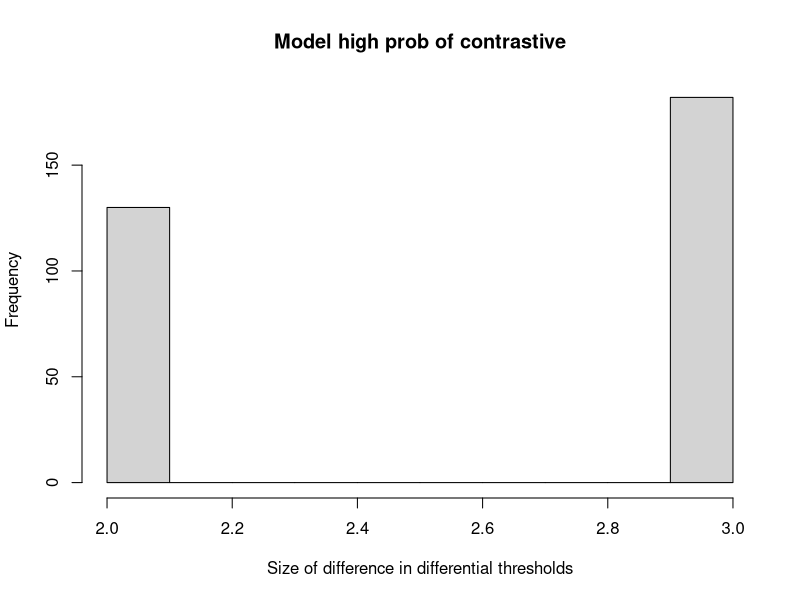
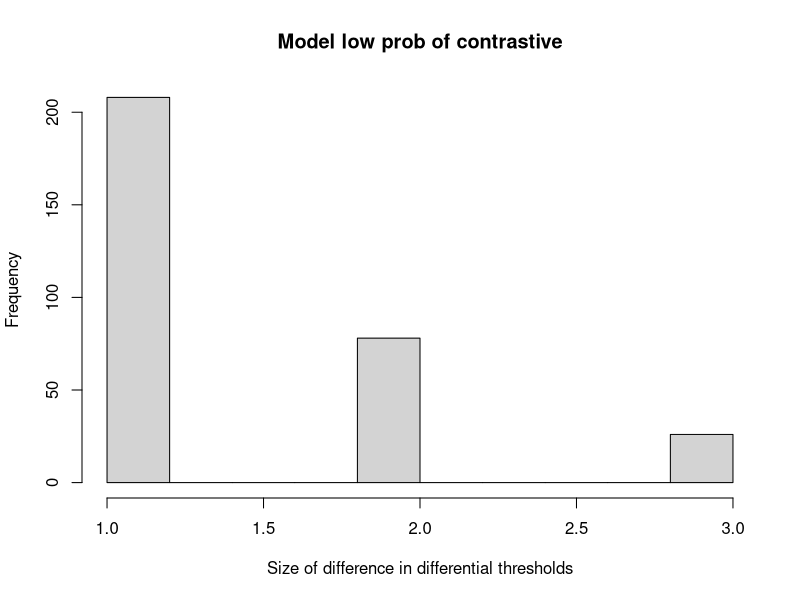
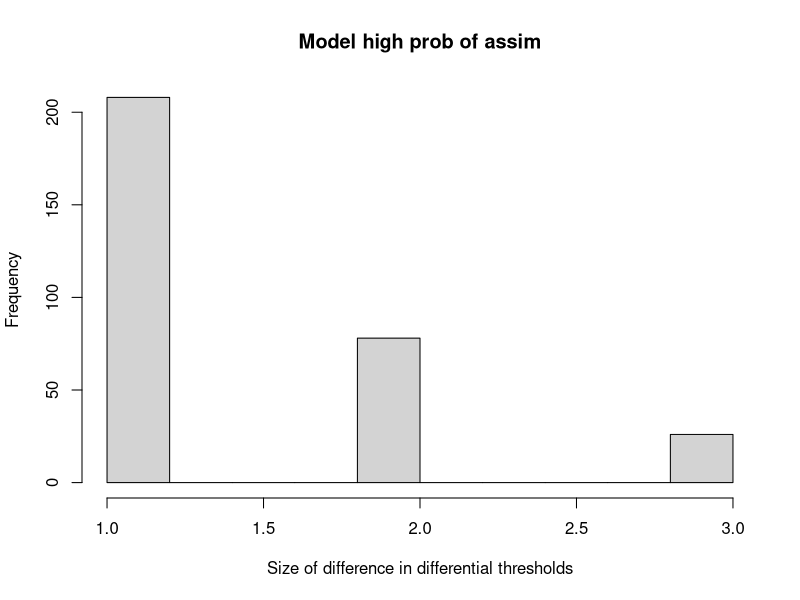
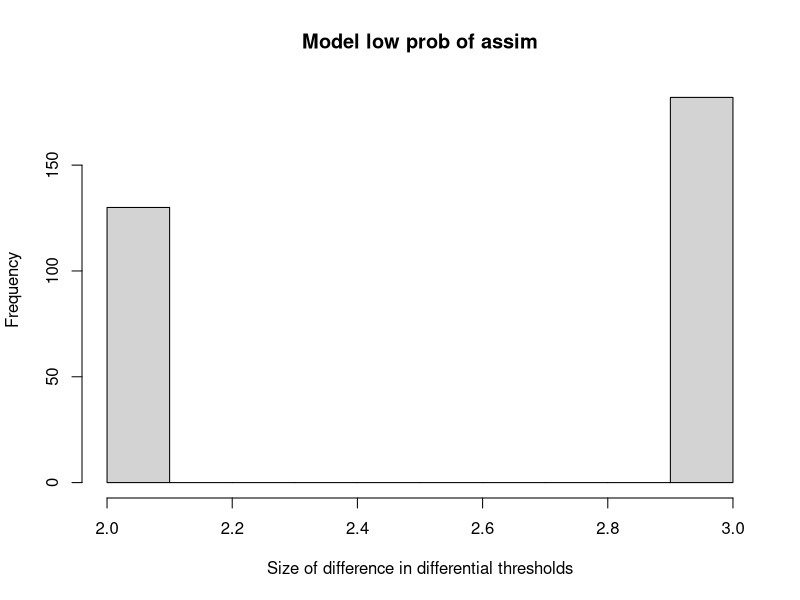
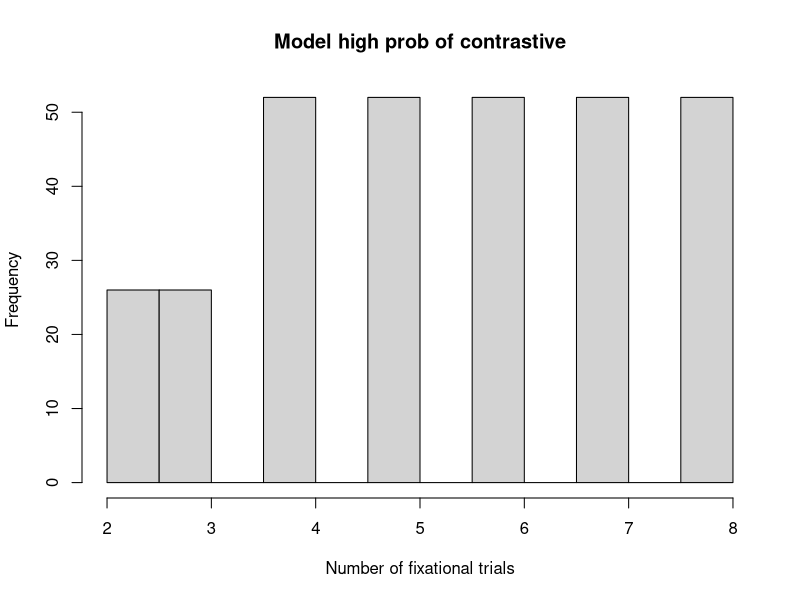
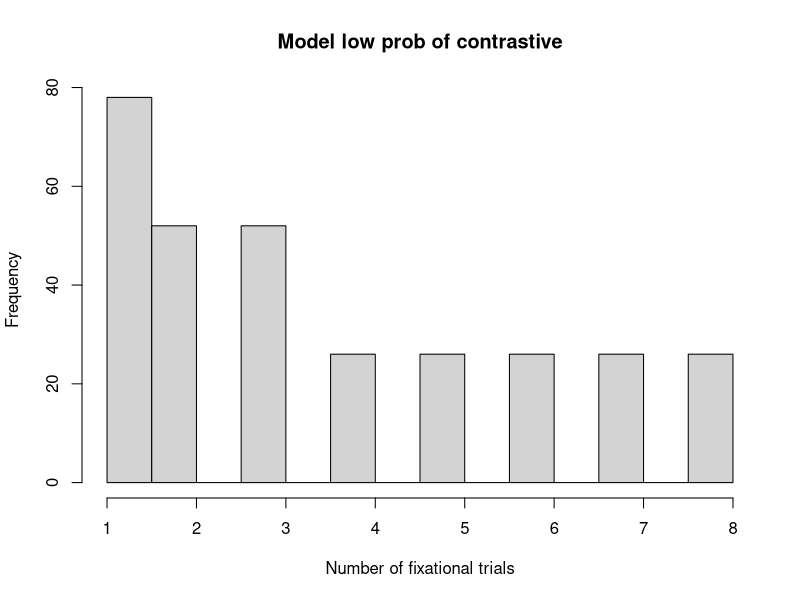
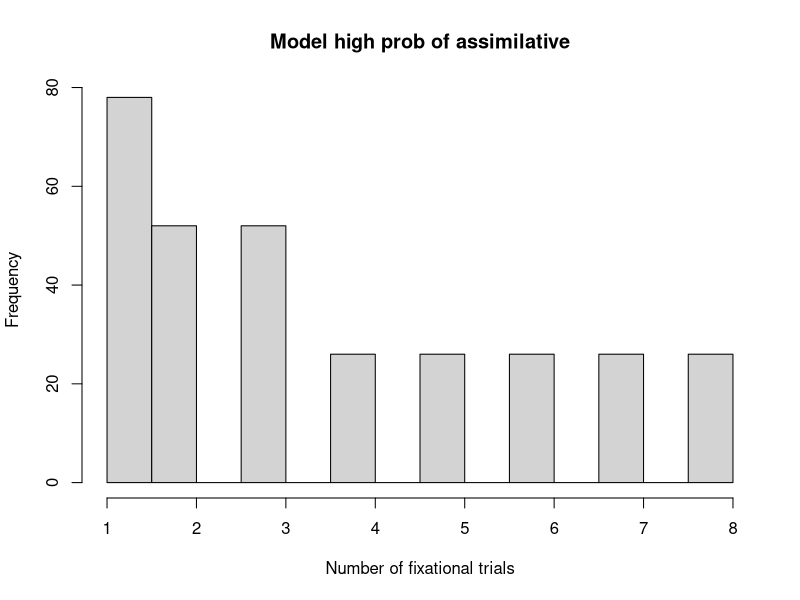
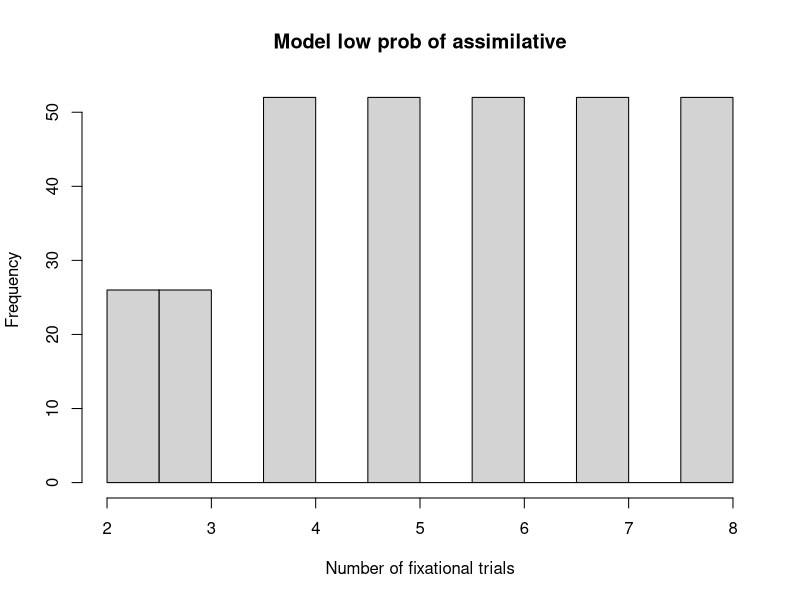

Source code (R) for these figures, in order:
library("data.table")
library("mda")

data <- read.csv("./MyData.csv")
data$answer.keys[data$answer.keys == 4] = 1
data$answer.keys[data$answer.keys == 2] = 0
data$answer.keys[data$answer.keys == 3] = -1
data <- data.table(data)
data[, output:= 0]
data[, likelihood:= 0]

new_answers = matrix(0, nrow = 624, ncol = 3)
# contrastive illusion 1
# no illusion 2
# assimilative illusion 3
new_answers[, 1] = data$answer.keys + 2 # теперь просто закодировано как 1 2 3
new_answers[, 2] = data$size_in_thresholds
new_answers[, 3] = data$number_of_fixational_trials

myfunction <- function(par, data, predict=F) {
  
  output = matrix(0, nrow = nrow(data), ncol = 3)
  sd = par[1]
  multi = par[2]
  
 # if(sd < 0 || sd > 10) {
 #   return(1e8) # грязный хак чтобы минимизатор не вылезал за пределы
 # }             # полезно, если будет больше параметров

  for (i in 1:nrow(data)) {
    
    mu = data[i,2]
    sigma = sd/sqrt(data[i,3])

    # подразумевается, что mu всегда > 0?
    likelihood = pnorm(0, mu, sigma)
    
    if(likelihood > 0.5){
      likelihood = 1 - likelihood # случай если mu < 0
    }
    
    # добавляю 0.01, потому что при 0 в целевой функции получается -бесконечность, что не дает оптимизироваться
    # Не должно быть такого, что получается 0. pvalue никогда не 0. Ошибка раньше значит
    # скорее всего, mu иногда получалось меньше нуля, из-за шума
    # на будущее - если что-то не работает, не надо замазывать дырку шпаклёвкой )
    # это называется Monkey Patching, и считается очень плохой практикой.
    # если что-то идёт не так - надо обрывать программу с ошибкой, чтобы исправить причину
    # а не симптомы.
    
    #Определяем, что будет воспринято
    
    asp = 2 * likelihood
    cop = (1 - asp)
    
    nop = 0.6 # эту часть надо как-то доделать, пожалуй
    
    output[i,] = c(cop * 0.4, nop, asp * 0.4)
    
  }
  
  if(predict) {
    return(output)
  }
  
  cross_entropy = -mean(log(output[, data[,1]]))
  return(cross_entropy)
}

result <- optim(par = c(5), myfunction, data = new_answers)
result

pred = myfunction(result$par, new_answers, T)

hist(new_answers[pred[,1] > mean(pred[, 1]), 2], main="Model high prob of contrastive", xlab="Size of difference in differential thresholds")
hist(new_answers[pred[,1] <= mean(pred[, 1]), 2], main="Model low prob of contrastive", xlab="Size of difference in differential thresholds")

hist(new_answers[pred[,3] > mean(pred[, 3]), 2], main="Model high prob of assim", xlab="Size of difference in differential thresholds")
hist(new_answers[pred[,3] <= mean(pred[, 3]), 2], main="Model low prob of assim", xlab="Size of difference in differential thresholds")

cat("Mean probabilities of different illusions: ", apply(pred, 2, mean))

hist(new_answers[pred[,1] > mean(pred[, 1]), 3], main="Model high prob of contrastive", xlab="Number of fixational trials")
hist(new_answers[pred[,1] <= mean(pred[, 1]), 3], main="Model low prob of contrastive", xlab="Number of fixational trials")

hist(new_answers[pred[,3] > mean(pred[, 3]), 3], main="Model high prob of assimilative", xlab="Number of fixational trials")
hist(new_answers[pred[,3] <= mean(pred[, 3]), 3], main="Model low prob of assimilative", xlab="Number of fixational trials")
